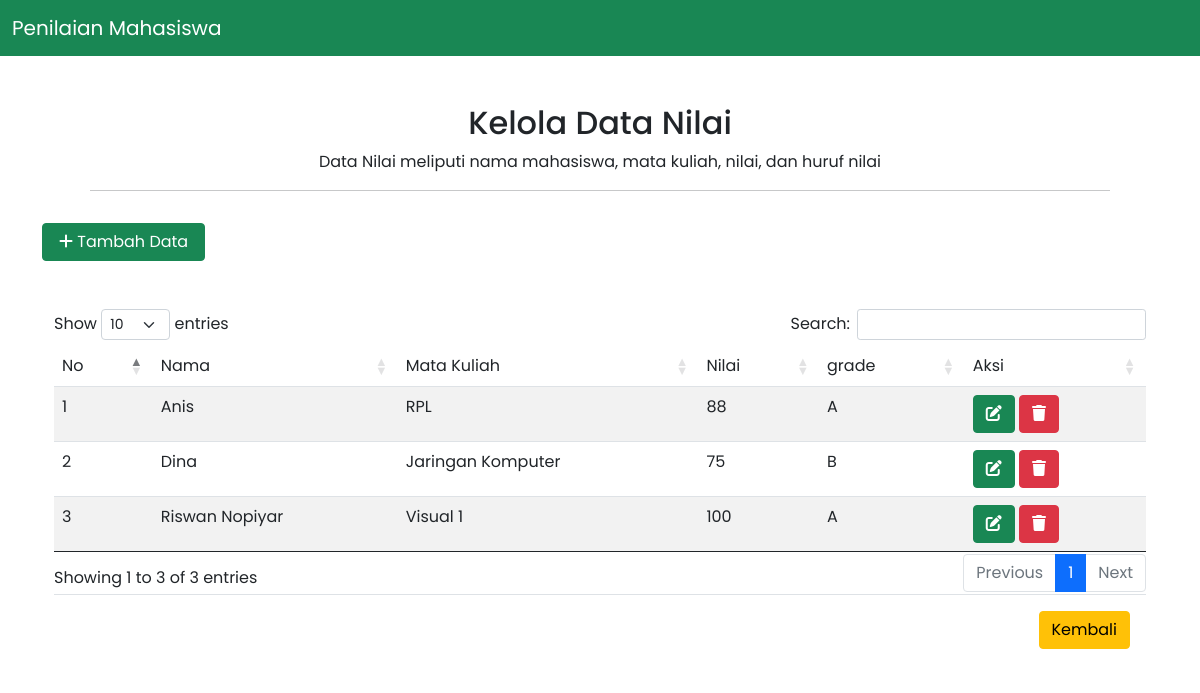
The page /pages/nilai/index.php (signed in) on the database its author committed.
### tables this page shows
CREATE TABLE `nilai` (
  `id` int(5) NOT NULL,
  `id_mhs` int(5) NOT NULL,
  `mata_kuliah` varchar(100) NOT NULL,
  `nilai` varchar(5) NOT NULL,
  `huruf` char(2) NOT NULL
);

CREATE TABLE `mahasiswa` (
  `id` int(5) NOT NULL,
  `NIM` varchar(15) NOT NULL,
  `nama` varchar(40) NOT NULL,
  `program_studi` varchar(30) NOT NULL,
  `no_hp` varchar(15) NOT NULL
);

### pages/nilai/index.php (the view, shortened to what this page needs)
<?php
require "../../koneksi/koneksi.php";
$SQL = "SELECT mahasiswa.nama, nilai.mata_kuliah, nilai.id, nilai.nilai, nilai.huruf FROM mahasiswa INNER JOIN nilai ON mahasiswa.id = nilai.id_mhs";
$query_results = mysqli_query($conn, $SQL);
$rows = [];
while ( $row = mysqli_fetch_assoc($query_results) )
{
  $rows[] = $row;
}
?>
<!doctype html>
<html lang="en">
  <head>
  <link href="https://cdn.jsdelivr.net/npm/bootstrap@5.0.2/dist/css/bootstrap.min.css" rel="stylesheet">
	<link rel="stylesheet" href="https://use.fontawesome.com/releases/v6.1.1/css/all.css"/>
	<link rel="stylesheet" href="../../src/index.css">
    <link rel="stylesheet" type="text/css" href="https://cdn.datatables.net/1.11.3/css/dataTables.bootstrap5.min.css">
  </head>
  <body>
  <nav class="navbar navbar-light bg-success">
    <div class="container-fluid">
      <a class="navbar-brand text-white" href="../../index.php">Penilaian Mahasiswa</a>
    </div>
  </nav>
  <main class="container-md">
    <section class="p-4 shadow-4 rounded-3 bg-white text-center px-5 pt-5">
      <h2>Kelola Data Nilai</h2>
      <p>Data Nilai meliputi nama mahasiswa, mata kuliah, nilai, dan huruf nilai</p>
      <hr class="my-2" />
    </section>
    <button class="btn btn-success px-3 rounded mb-5" data-bs-toggle="modal" data-bs-target="#modal-create">
      <i class="fa-solid fa-plus"></i> Tambah Data
    </button>
    <section class="container md:d-flex justify-content-center gap-3">
      <table id="table_id" class="table table-striped" style="width: 100%;">
        <thead>
          <tr>
            <td>No</td>
            <td>Nama</td>
            <td>Mata Kuliah</td>
            <td>Nilai</td>
            <td>grade</td>
            <td>Aksi</td>
          </tr>
        </thead>
      <tbody>
<?php
$num = 0;
foreach($rows as $row) {
  $id = $row["id"];
  $mata_kuliah = $row["mata_kuliah"];
  $nama = $row["nama"];
  $nilai = $row["nilai"];
  $huruf = $row["huruf"];
  $num++;
  echo <<<EOT
    <tr>
      <td>$num</td>
      <td>$nama</td>
      <td>$mata_kuliah</td>
      <td>$nilai</td>
      <td>$huruf</td>
      <td class="flex gap-2">
        <a href="./update.php?id=$id" class="btn btn-success"><i class="fa-solid fa-edit"></i></a>
        <a href="./delete.php?id=$id" class="btn btn-danger"><i class="fa-solid fa-trash"></i></a>
      </td>
    </tr>
  EOT;
}
?>
      </table>
        <div class="modal-footer">
          <a href="../../index.php" class="btn btn-warning">Kembali</a>
        </div>
    </section>
  </main>
  </body>
</html>

### css/index.css (style rules this page uses)
* { font-family: 'Poppins' }
body { background-color: white }

### rows shown on the page
nilai: id_mhs.nama "Anis", mata_kuliah "RPL", nilai "88", huruf "A"
nilai: id_mhs.nama "Dina", mata_kuliah "Jaringan Komputer", nilai "75", huruf "B"
nilai: id_mhs.nama "Riswan Nopiyar", mata_kuliah "Visual 1", nilai "100", huruf "A"
